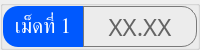
                     <widget class="QGroupBox" name="thickness_val_group_1">
                      <property name="minimumSize">
                       <size>
                        <width>0</width>
                        <height>50</height>
                       </size>
                      </property>
                      <property name="maximumSize">
                       <size>
                        <width>16777215</width>
                        <height>50</height>
                       </size>
                      </property>
                      <property name="styleSheet">
                       <string notr="true">color: rgb(255, 255, 255);</string>
                      </property>
                      <layout class="QHBoxLayout" name="horizontalLayout_13">
                       <property name="spacing">
                        <number>0</number>
                       </property>
                       <property name="leftMargin">
                        <number>0</number>
                       </property>
                       <property name="topMargin">
                        <number>0</number>
                       </property>
                       <property name="rightMargin">
                        <number>0</number>
                       </property>
                       <property name="bottomMargin">
                        <number>0</number>
                       </property>
                       <item>
                        <widget class="QLabel" name="thickness_val_title_1">
                         <property name="minimumSize">
                          <size>
                           <width>80</width>
                           <height>0</height>
                          </size>
                         </property>
                         <property name="maximumSize">
                          <size>
                           <width>80</width>
                           <height>16777215</height>
                          </size>
                         </property>
                         <property name="font">
                          <font>
                           <family>Kanit</family>
                           <pointsize>16</pointsize>
                           <italic>false</italic>
                           <bold>false</bold>
                           <underline>false</underline>
                           <strikeout>false</strikeout>
                          </font>
                         </property>
                         <property name="styleSheet">
                          <string notr="true">background-color: #0059fe;
border-top-left-radius: 15px;
border-bottom-left-radius: 15px;</string>
                         </property>
                         <property name="text">
                          <string>เม็ดที่ 1</string>
                         </property>
                         <property name="alignment">
                          <set>Qt::AlignCenter</set>
                         </property>
                        </widget>
                       </item>
                       <item>
                        <widget class="QFrame" name="thickness_val_frame_1">
                         <property name="minimumSize">
                          <size>
                           <width>0</width>
                           <height>0</height>
                          </size>
                         </property>
                         <property name="styleSheet">
                          <string notr="true">border: solid;
border-width: 1px;
border-color: rgb(121, 121, 121);
border-top-right-radius: 15px;
border-bottom-right-radius: 15px;</string>
                         </property>
                         <property name="frameShape">
                          <enum>QFrame::StyledPanel</enum>
                         </property>
                         <property name="frameShadow">
                          <enum>QFrame::Raised</enum>
                         </property>
                         <layout class="QHBoxLayout" name="horizontalLayout_14">
                          <item>
                           <widget class="QPushButton" name="thickness_val_1">
                            <property name="font">
                             <font>
                              <family>Kanit</family>
                              <pointsize>18</pointsize>
                             </font>
                            </property>
                            <property name="styleSheet">
                             <string notr="true">border: none;
color: rgb(100, 100, 100);</string>
                            </property>
                            <property name="text">
                             <string>XX.XX</string>
                            </property>
                           </widget>
                          </item>
                         </layout>
                        </widget>
                       </item>
                      </layout>
                     </widget>
